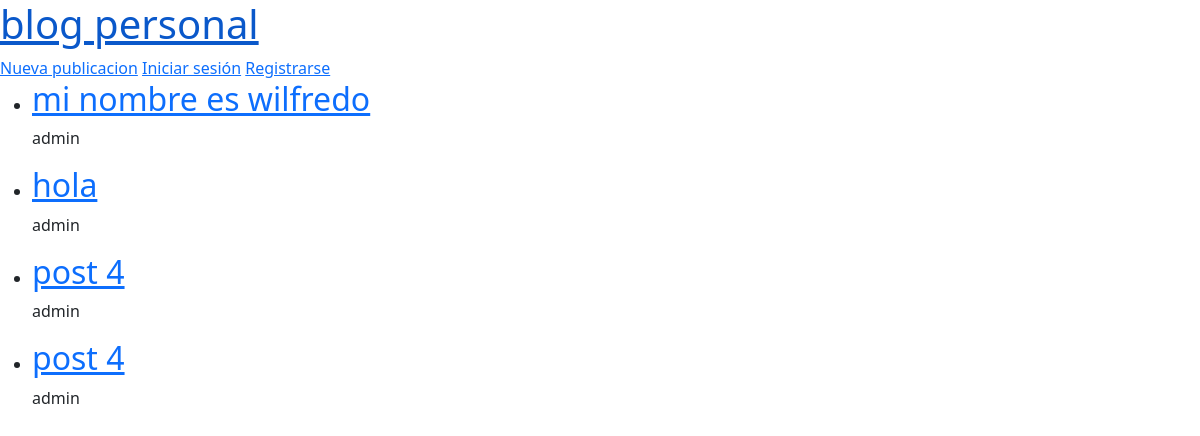
Before: / with the older database file.
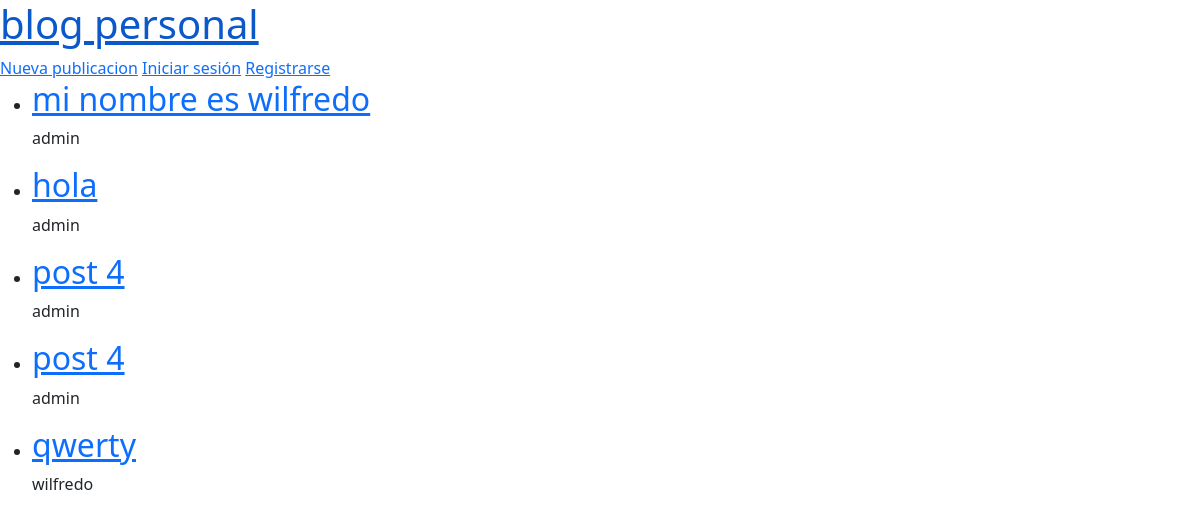
After: the same page with the newer database file.
### blog/models.py (models this page shows, shortened)
class Post(models.Model):
    title = models.CharField(max_length=200)
    content = models.TextField()
    body = models.TextField()
    created_at = models.DateTimeField(auto_now_add=True)
    updated_at = models.DateTimeField(auto_now=True)
    author = models.ForeignKey("auth.User", on_delete=models.CASCADE)

### blog/views.py (the view)
# urls.py: path("", PostListView.as_view(), name="post-list"),
class PostListView(ListView):
    model = Post
    template_name = "post-list.html"

### templates/post-list.html
{% extends '_base.html' %}
{% block content %}
    {% for publication in post_list %}
            <ul>
                <li>
                <a href="{% url 'post-detail' publication.pk %}"><h2>{{ publication.title }}</h2></a>
                <p>{{ publication.author }}</p>
                </li>
            </ul>
    {% endfor %}
{% endblock content %}

Changed rows visible on the page:
added Post: title "qwerty", author "wilfredo"
